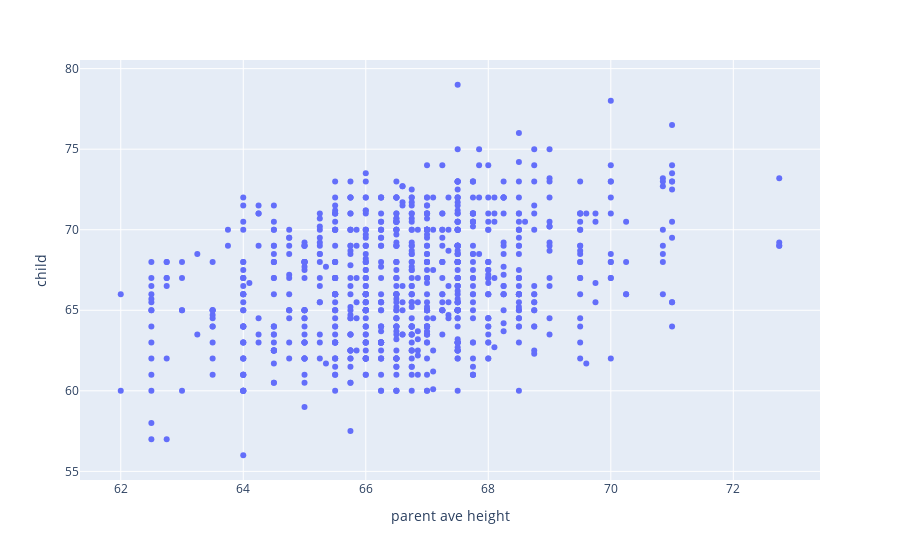

The notebook cell this image was saved under:
### Code cell
fig = px.scatter(heights, x= "parent ave height", y = 'child')
fig.show()

### Figure 1 — Plotly figure (JSON) as saved in the notebook; plotly's stock layout.template omitted (floating-point values rounded to 4 significant figures; data arrays with more than 128 entries replaced by an {"elided": "..."} marker saying what was removed)
{"data": [{"hovertemplate": "parent ave height=%{x}<br>child=%{y}<extra></extra>", "legendgroup": "", "marker": {"color": "#636efa", "symbol": "circle"}, "mode": "markers", "name": "", "orientation": "v", "showlegend": false, "type": "scatter", "x": {"elided": "934 float values"}, "xaxis": "x", "y": {"elided": "934 float values"}, "yaxis": "y"}], "layout": {"legend": {"tracegroupgap": 0}, "margin": {"t": 60}, "xaxis": {"anchor": "y", "domain": [0, 1], "title": {"text": "parent ave height"}}, "yaxis": {"anchor": "x", "domain": [0, 1], "title": {"text": "child"}}}}
